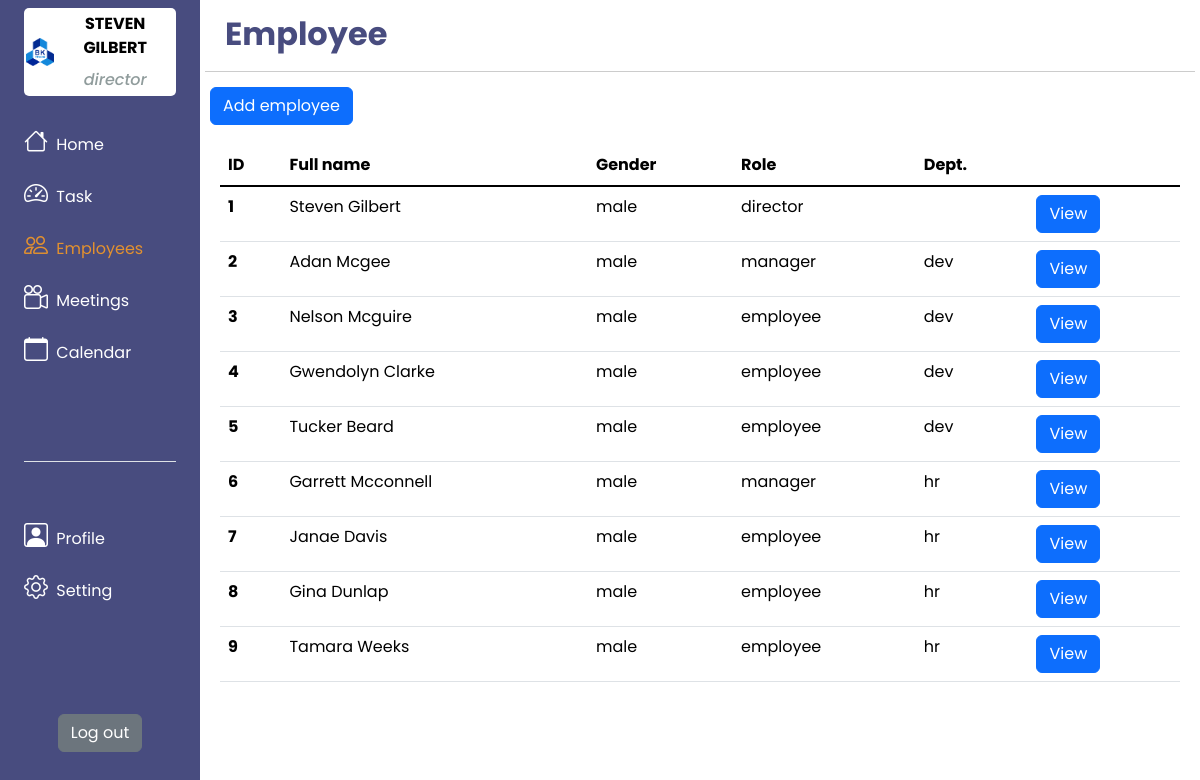
The app's page /pages/employee.php (signed in) with its own data.
### tables this page shows
create table user (
	id int auto_increment,
    fullname varchar(30),
    gender varchar (6),
    phone varchar(10),
    username varchar(30) unique,
    password varchar(30),
    role varchar(10),
    dep varchar(5),
    primary key (id)
);

### pages/employee.php (the view, shortened to what this page needs)
<!DOCTYPE html>
<html lang="en">
<head>
    <link href="https://cdn.jsdelivr.net/npm/bootstrap@5.2.2/dist/css/bootstrap.min.css" rel="stylesheet" />
    <link rel="stylesheet" href="https://cdn.jsdelivr.net/npm/bootstrap-icons@1.9.1/font/bootstrap-icons.css">
    <link rel="stylesheet" href="../style/employee.css">
</head>
<body>
    <div class="container-fluid">
        <div class="row flex-nowrap">
            <?php
            include "../components/main/sidebar.php";
            ?>
            <div class="col-auto col-10 p-0">
                <div class="page-title">
                    <h2>Employee</h2>
                </div>
                <div class="page-content">
                    <div class="create-btn">
                        <?php
                        if (isset($_SESSION) && $_SESSION['user_role'] == 'director') {
                            echo '
                            <button type="button" class="btn btn-primary custom-create-btn" data-bs-toggle="modal" data-bs-target="#employeeCreateModal">
                            Add employee
                            </button>
                            ';
                        }
                        ?>
                    </div>
                    <div id="employeeListTable" class="table-wrapper">
                        <table class="table">
                            <thead>
                                <tr>
                                    <th scope="col">ID</th>
                                    <th scope="col">Full name</th>
                                    <th scope="col">Gender</th>
                                    <th scope="col">Role</th>
                                    <th scope="col">Dept.</th>
                                </tr>
                            </thead>
                            <tbody class="table-group-divider custom-tbody">
                                <?php
                                include "./../utils/dbConnect.php";
                                $query = " SELECT * FROM user";
                                $result = mysqli_query($conn, $query);
                                while ($row = mysqli_fetch_assoc($result)) {
                                    echo "<tr>
                                    <th scope='row'>" . $row["id"] . "</th>
                                    <td>" . $row["fullname"] . "</td>
                                    <td>" . $row["gender"] . "</td>
                                    <td>" . $row["role"] . "</td>
                                    <td>" . $row["dep"] . "</td>
                                    <td>
                                        <button type='button' class='btn btn-primary view-btn' data-bs-toggle='modal' data-bs-target='#exampleModal{$row["id"]}'>
                                            View
                                        </button>
                                        <div class='modal fade custom-modal-tbody' id='exampleModal{$row["id"]}' tabindex='-1' aria-labelledby='exampleModalLabel' aria-hidden='true'>
                                                        <h4>Full name: <span>" . $row["fullname"] . "<span/></h4>
                                                        <h4>Gender: <span>" . $row["gender"] . "<span/></h4>
                                                        <h4>Role: <span>" . $row["role"] . "<span/></h4>
                                                        <h4>Department: <span>" . $row["dep"] . "<span/></h4>
                                                        <h4>Phone: <span>" . $row["phone"] . "<span/></h4>
                                        </div>
                                    </td>
                                </tr>";
                                }
                                ?>
                            </tbody>
                        </table>
                    </div>
                </div>
            </div>
        </div>
    </div>
</body>

### style/employee.css (style rules this page uses)
.page-content .create-btn { padding: 10px; }
.page-content .create-btn button { transition: 0.4s; }
.page-content .table-wrapper { padding: 10px 20px; }
.page-title { padding: 10px; }
.page-content .table-wrapper .custom-tbody .view-btn { transition: 0.4s; }
#employeeListTable { height: 550px; overflow-y: scroll; }

### records on screen
user: id "1", fullname "Steven Gilbert", gender "male", role "director"
user: id "2", fullname "Adan Mcgee", gender "male", role "manager", dep "dev"
user: id "3", fullname "Nelson Mcguire", gender "male", role "employee", dep "dev"
user: id "4", fullname "Gwendolyn Clarke", gender "male", role "employee", dep "dev"
user: id "5", fullname "Tucker Beard", gender "male", role "employee", dep "dev"
user: id "6", fullname "Garrett Mcconnell", gender "male", role "manager", dep "hr"
user: id "7", fullname "Janae Davis", gender "male", role "employee", dep "hr"
user: id "8", fullname "Gina Dunlap", gender "male", role "employee", dep "hr"
user: id "9", fullname "Tamara Weeks", gender "male", role "employee", dep "hr"

### other values on screen
$_SESSION['user_name'] "STEVEN GILBERT"
$_SESSION['user_role'] "director"
